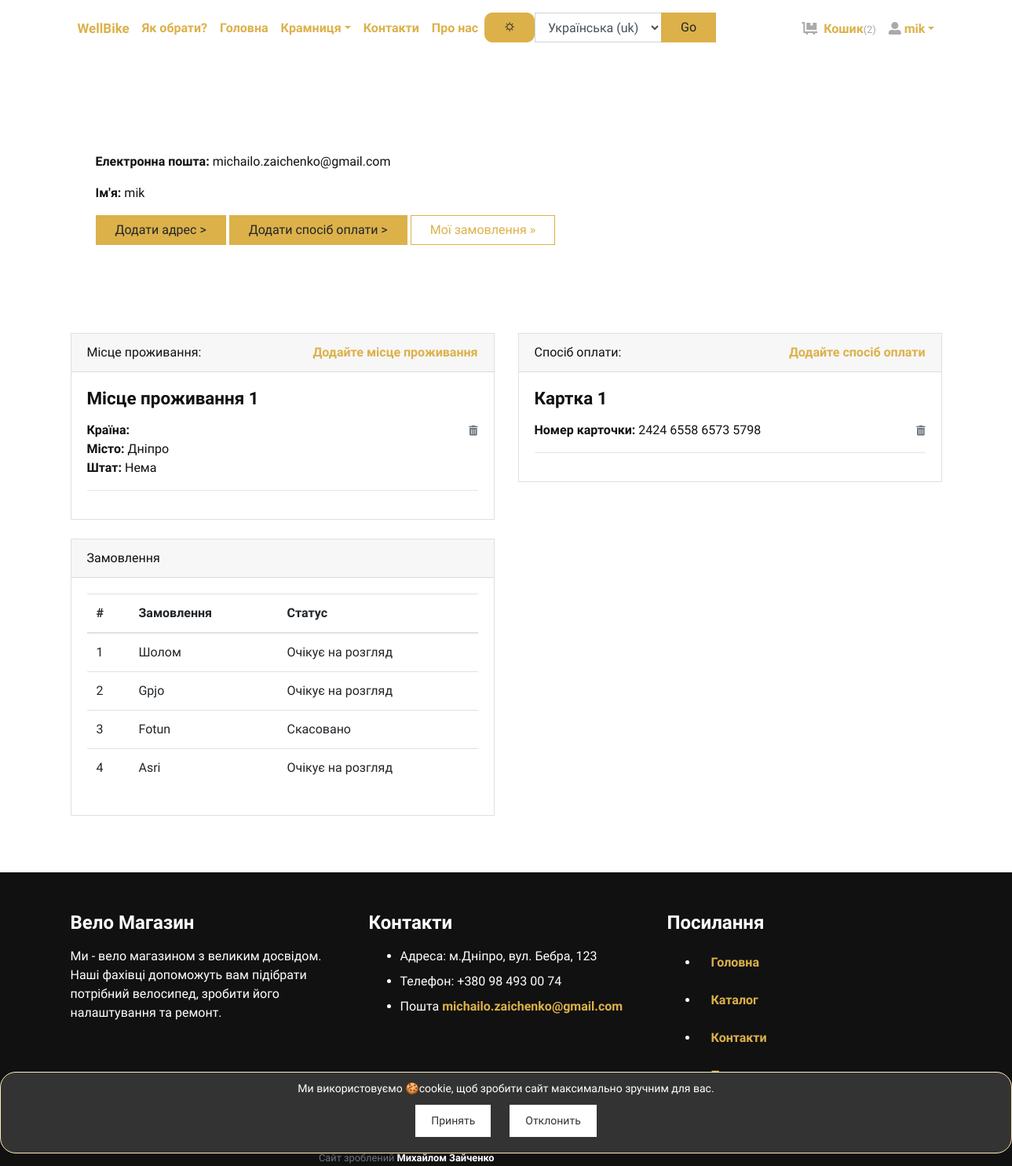
Page /accounts/profile/ (signed in) on the earlier database version.
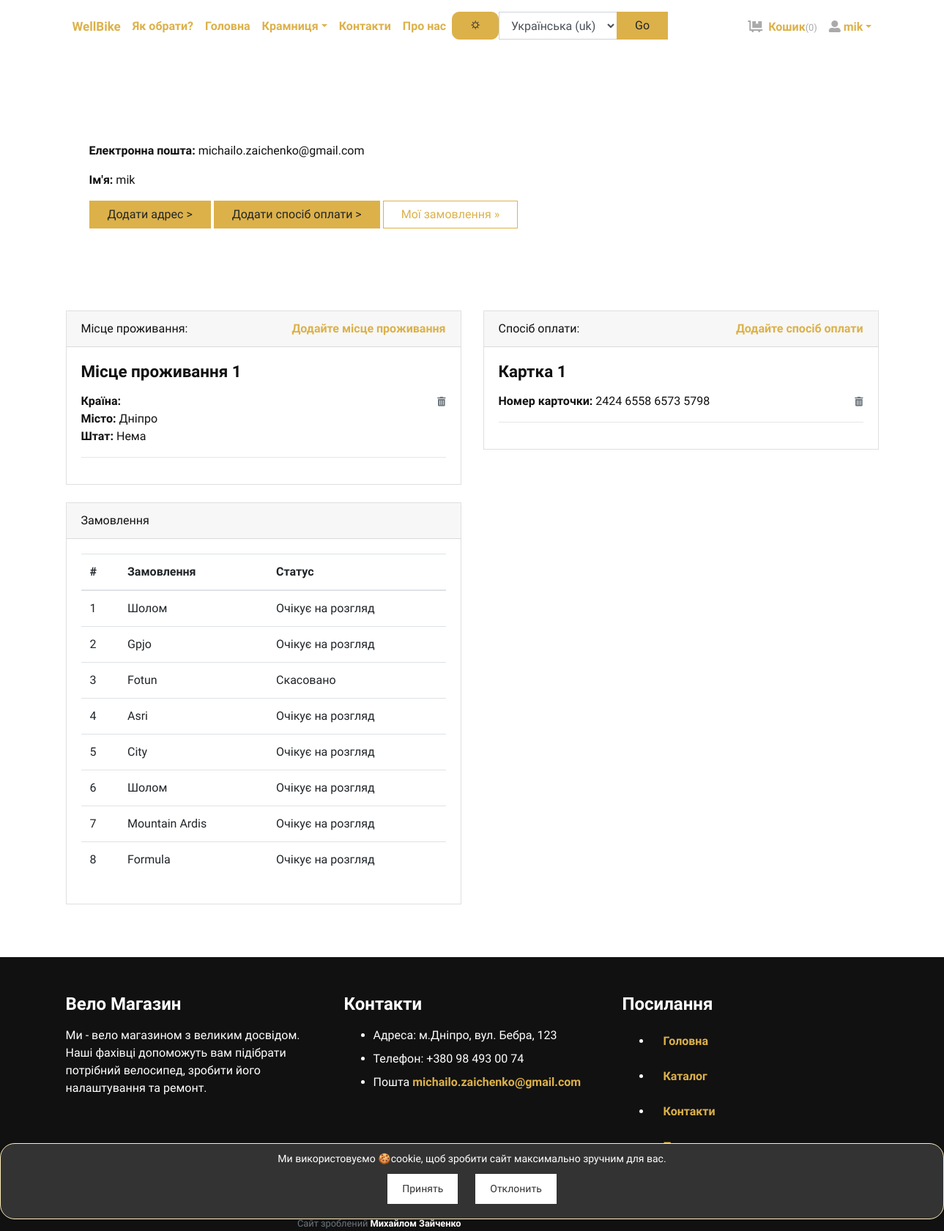
Same page on the later database version.
### store/models.py (models this page shows, shortened)
class Address(models.Model):
    user = models.ForeignKey(User, verbose_name="User", on_delete=models.CASCADE)
    locality = models.CharField(max_length=150, verbose_name="Nearest Location")
    city = models.CharField(max_length=150, verbose_name="City")
    state = models.CharField(max_length=150, verbose_name="State")

class PayingWay(models.Model):
    user = models.ForeignKey(User, verbose_name="User", on_delete=models.CASCADE)
    card_number = models.CharField(max_length=20, verbose_name='card_number')

class Order(models.Model):
    user = models.ForeignKey(User, verbose_name="User", on_delete=models.CASCADE)
    address = models.ForeignKey(Address, verbose_name="Shipping Address", on_delete=models.CASCADE)
    paying_way = models.ForeignKey(PayingWay, verbose_name="Paying Way", on_delete=models.CASCADE, blank=True,
                                   null=True)
    product = models.ForeignKey(Product, verbose_name="Product", on_delete=models.CASCADE)
    quantity = models.PositiveIntegerField(verbose_name="Quantity")
    ordered_date = models.DateTimeField(auto_now_add=True, verbose_name="Ordered Date")
    status = models.CharField(
        choices=STATUS_CHOICES,
        max_length=50,
        default="Очікує на розгляд"
        )

class Product(models.Model):
    title = models.CharField(max_length=150, verbose_name="Product Title")
    slug = models.SlugField(max_length=160, verbose_name="Product Slug")
    sku = models.CharField(max_length=255, unique=True, verbose_name="Unique Product ID (SKU)")
    short_description = models.TextField(verbose_name="Short Description")
    detail_description = models.TextField(blank=True, null=True, verbose_name="Detail Description")
    product_image = models.ImageField(upload_to='product', blank=True, null=True, verbose_name="Product Image")
    price = models.DecimalField(max_digits=8, decimal_places=2)
    category = models.ForeignKey(Category, verbose_name="Product Categoy", on_delete=models.CASCADE)
    is_active = models.BooleanField(verbose_name="Is Active?")
    is_featured = models.BooleanField(verbose_name="Is Featured?")
    created_at = models.DateTimeField(auto_now_add=True, verbose_name="Created Date")
    updated_at = models.DateTimeField(auto_now=True, verbose_name="Updated Date")
    class Meta:
        verbose_name_plural = 'Products'
        ordering = ('-created_at', )

### store/views.py (the view)
# urls.py: path('accounts/profile/', views.profile, name="profile"),
@login_required
def profile(request):
    addresses = Address.objects.filter(user=request.user)
    paying_ways = PayingWay.objects.filter(user=request.user)
    orders = Order.objects.filter(user=request.user)
    your_account = request.user
    return render(request, 'account/profile.html', {'addresses': addresses, 'orders': orders, 'your_account':
        your_account, 'paying_ways': paying_ways})

### store/context_preprocessors.py (called while the page is built)
def store_menu(request):
    categories = Category.objects.filter(is_active=True)
    context = {
        'categories_menu': categories,
    }
    return context

def cart_menu(request):
    if request.user.is_authenticated:
        cart_items= Cart.objects.filter(user=request.user)
        context = {
            'cart_items': cart_items,
        }
    else:
        context = {}
    return context

### store/templates/account/profile.html (shortened to what the changed rows need)
{% extends 'base.html' %}
{% load static %}
{% block content %}
    <div class="container py-5">
        <div class="row">
            <div class="col-lg-6">
                <div class="card mb-4" id="headings">
                    <div class="card-body">
                        {% if addresses %}
                            {% for address in addresses %}
                                <h4 class="mb-3">Місце проживання {{ forloop.counter }}</h4>
                                <span class="float-right"><a href="{% url 'store:remove-address' address.id %}"><i
                                        class="fas fa-trash-alt small text-muted"></i></a></span>
                                <p>
                                    <strong>Країна: </strong>{{ address.country }} <br>
                                    <strong>Місто: </strong>{{ address.city }} <br>
                                    <strong>Штат: </strong>{{ address.state }} <br>
                                </p>
                                <hr>
                            {% endfor %}
                        {% else %}
                            <div class="text-danger">
                                Місце проживання не додано(
                            </div>
                        {% endif %}
                    </div>
                </div>
            </div>
            <div class="col-lg-6">
                <div class="card mb-4" id="headings">
                    <div class="card-body">
                        {% if paying_ways %}
                            {% for paying_way in paying_ways %}
                                <h4 class="mb-3">Картка {{ forloop.counter }}</h4>
                                <span class="float-right"><a href="{% url 'store:remove-payingway' paying_way.id %}"><i
                                        class="fas fa-trash-alt small text-muted"></i></a></span>
                                <p>
                                    <strong>Номер карточки: </strong>{{ paying_way.card_number }} <br>
                                </p>
                                <hr>
                            {% endfor %}
                        {% else %}
                            <div class="text-danger">
                                Cпосіб оплати не додано(
                            </div>
                        {% endif %}
                    </div>
                </div>
            </div>
            <div class="col-lg-6">
                <div class="card mb-4" id="tables">
                    <div class="card-body">
                        <table class="table">
                            <thead>
                            <tr>
                                <th>#</th>
                                <th>Замовлення</th>
                                <th>Статус</th>
                            </tr>
                            </thead>
                            <tbody>
                            {% if orders %}
                                {% for order in orders %}
                                    <tr>
                                        <td>{{ forloop.counter }}</td>
                                        <td>{{ order.product.title }}</td>
                                        <td>
                                            {{ order.status }}
                                        </td>
                                    </tr>
                                {% endfor %}
                            {% else %}
                                <tr>
                                    <td class="text-danger" colspan="3">Ви ще нічого не замовляли.</td>
                                </tr>
                            {% endif %}
                            </tbody>
                        </table>
                    </div>
                </div>
            </div>
        </div>
    </div>
{% endblock content %}

### store/templates/navbar.html (shortened to what the changed rows need)
{% load static %}
{% load i18n %}
{% block head %}
    <link href="{% static 'css/header.css' %}" rel="stylesheet" type="text/css">
    <link href="{% static 'css/button_back_col.css' %}" rel="stylesheet" type="text/css">
{% endblock %}
<header>
    <div class="container px-0 px-lg-3">
        <nav class="navbar navbar-expand-lg py-3 px-lg-0">
            <div class="collapse navbar-collapse" id="navbarSupportedContent">
                        {% load i18n %}
                                    {% get_current_language as LANGUAGE_CODE %}
                                    {% get_available_languages as LANGUAGES %}
                                    {% get_language_info_list for LANGUAGES as languages %}
                <ul class="navbar-nav ml-auto">
                    {% if request.user.is_authenticated %}
                        <li class="nav-item"><a class="nav-link" href="{% url 'store:cart' %}"> <i
                                class="fas fa-dolly-flatbed mr-1 text-gray"></i> {% trans 'Кошик' %}<small
                                class="text-gray">({{ cart_items.count }})</small></a></li>
                        <li class="nav-item dropdown"><a class="nav-link dropdown-toggle" id="pagesDropdown" href="#"
                                                         data-toggle="dropdown" aria-haspopup="true"
                                                         aria-expanded="false"><i class="fas fa-user-alt mr-1
                                                   text-gray"></i>{{ your_account }}</a></a>
                        </li>
                    {% else %}
                        <li class="nav-item"><a class="nav-link" href="{% url 'store:login' %}">{% trans 'Увійти' %}</a></li>
                        <li class="nav-item"><a class="nav-link" href="{% url 'store:register' %}">{% trans 'Створити акаунт' %}</a>
                        </li>
                    {% endif %}
                </ul>
            </div>
        </nav>
    </div>
</header>

Differences in the rows shown:
added Order: product "City", status "Очікує на розгляд"
added Order: product "Шолом", status "Очікує на розгляд"
added Order: product "Mountain Ardis", status "Очікує на розгляд"
added Order: product "Formula", status "Очікує на розгляд"
Other differences:
{{ cart_items.count }}: "2" → "0"
